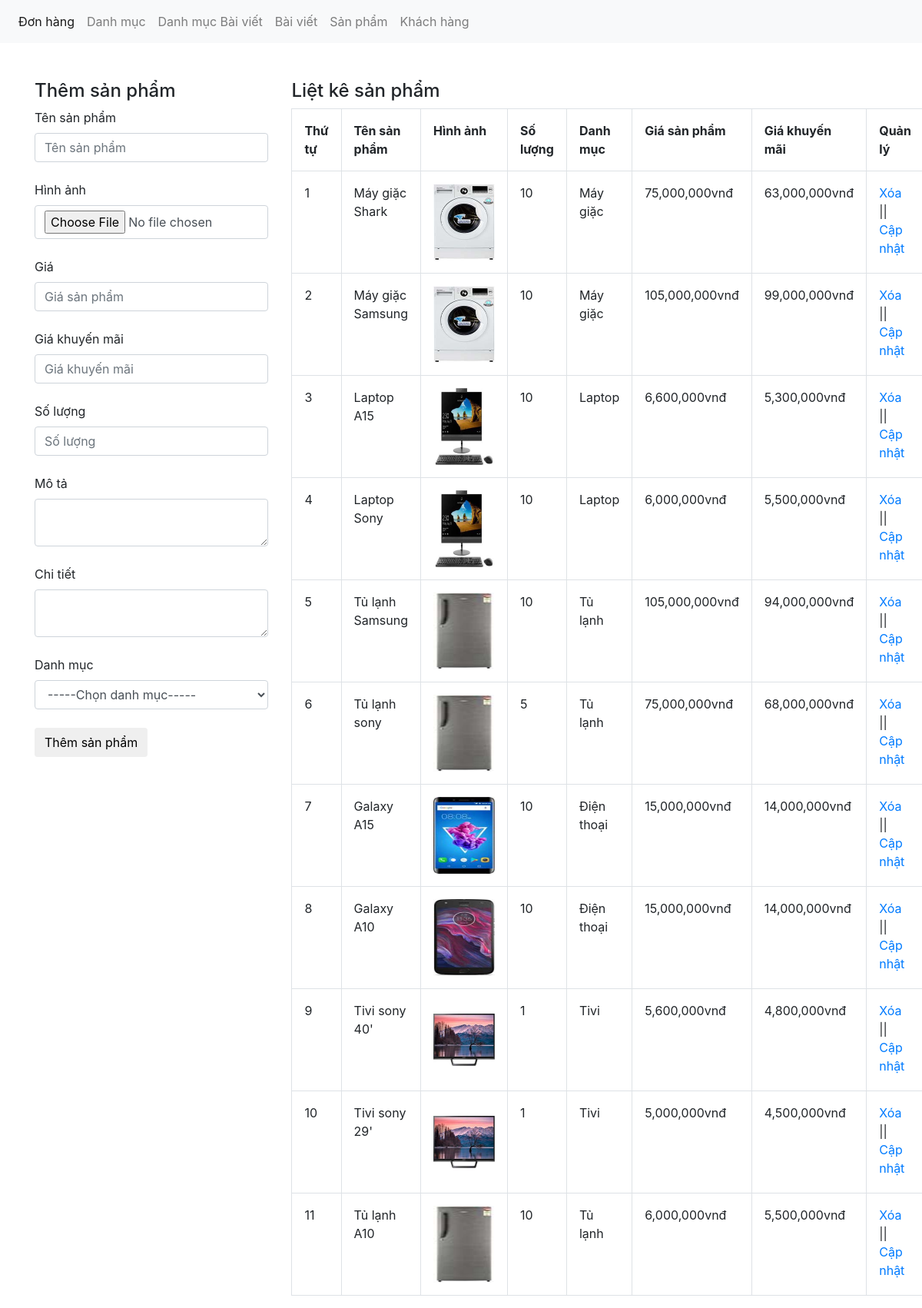
Screenshot of /admin/xulysanpham.php with the database file from the repository.
### tables this page shows
CREATE TABLE `tbl_sanpham` (
  `sanpham_id` int(11) NOT NULL,
  `category_id` int(11) NOT NULL,
  `sanpham_name` varchar(255) NOT NULL,
  `sanpham_chitiet` text NOT NULL,
  `sanpham_mota` text NOT NULL,
  `sanpham_gia` varchar(100) NOT NULL,
  `sanpham_giakhuyenmai` varchar(100) NOT NULL,
  `sanpham_active` int(11) NOT NULL,
  `sanpham_hot` int(11) NOT NULL,
  `sanpham_soluong` int(11) NOT NULL,
  `sanpham_image` varchar(50) NOT NULL
);

CREATE TABLE `tbl_category` (
  `category_id` int(11) NOT NULL,
  `category_name` varchar(50) NOT NULL
);

### admin/xulysanpham.php (the view, shortened to what this page needs)
<?php
	include('../db/connect.php');
?>
<!DOCTYPE html>
<html lang="en">
<head>
	<link href="../css/bootstrap.css" rel="stylesheet" type="text/css" media="all" />
</head>
<body>
	<nav class="navbar navbar-expand-lg navbar-light bg-light">
	  <div class="collapse navbar-collapse" id="navbarNav">
	    <ul class="navbar-nav">
	      <li class="nav-item active">
	        <a class="nav-link" href="xulydonhang.php">Đơn hàng <span class="sr-only">(current)</span></a>
	      </li>
	      <li class="nav-item">
	        <a class="nav-link" href="xulydanhmuc.php">Danh mục</a>
	      </li>
	       <li class="nav-item">
	        <a class="nav-link" href="xulydanhmucbaiviet.php">Danh mục Bài viết</a>
	      </li>
	         <li class="nav-item">
	        <a class="nav-link" href="xulybaiviet.php">Bài viết</a>
	      </li>
	      <li class="nav-item">
	        <a class="nav-link" href="xulysanpham.php">Sản phẩm</a>
	      </li>
	       <li class="nav-item">
	        <a class="nav-link" href="xulykhachhang.php">Khách hàng</a>
	      </li>
	    </ul>
	  </div>
	</nav><br><br>
	<div class="container">
		<div class="row">
		<?php
			if(isset($_GET['quanly'])=='capnhat'){
				$id_capnhat = $_GET['capnhat_id'];
				$sql_capnhat = mysqli_query($con,"SELECT * FROM tbl_sanpham WHERE sanpham_id='$id_capnhat'");
				$row_capnhat = mysqli_fetch_array($sql_capnhat);
				$id_category_1 = $row_capnhat['category_id'];
				?>
				<div class="col-md-4">
				<h4>Cập nhật sản phẩm</h4>
				<form action="" method="POST" enctype="multipart/form-data">
					<label>Tên sản phẩm</label>
					<input type="text" class="form-control" name="tensanpham" value="<?php echo $row_capnhat['sanpham_name'] ?>"><br>
					<input type="hidden" class="form-control" name="id_update" value="<?php echo $row_capnhat['sanpham_id'] ?>">
					<label>Hình ảnh</label>
					<input type="file" class="form-control" name="hinhanh"><br>
					<img src="../uploads/<?php echo $row_capnhat['sanpham_image'] ?>" height="80" width="80"><br>
					<label>Giá</label>
					<input type="text" class="form-control" name="giasanpham" value="<?php echo $row_capnhat['sanpham_gia'] ?>"><br>
					<label>Giá khuyến mãi</label>
					<input type="text" class="form-control" name="giakhuyenmai" value="<?php echo $row_capnhat['sanpham_giakhuyenmai'] ?>"><br>
					<label>Số lượng</label>
					<input type="text" class="form-control" name="soluong" value="<?php echo $row_capnhat['sanpham_soluong'] ?>"><br>
					<label>Mô tả</label>
					<textarea class="form-control" rows="10" name="mota"><?php echo $row_capnhat['sanpham_mota'] ?></textarea><br>
					<label>Chi tiết</label>
					<textarea class="form-control" rows="10" name="chitiet"><?php echo $row_capnhat['sanpham_chitiet'] ?></textarea><br>
					<label>Danh mục</label>
					<?php
					$sql_danhmuc = mysqli_query($con,"SELECT * FROM tbl_category ORDER BY category_id DESC");
					?>
					<select name="danhmuc" class="form-control">
						<option value="0">-----Chọn danh mục-----</option>
						<?php
						while($row_danhmuc = mysqli_fetch_array($sql_danhmuc)){
							if($id_category_1==$row_danhmuc['category_id']){
						?>
						<option selected value="<?php echo $row_danhmuc['category_id'] ?>"><?php echo $row_danhmuc['category_name'] ?></option>
						<?php
							}else{
						?>
						<option value="<?php echo $row_danhmuc['category_id'] ?>"><?php echo $row_danhmuc['category_name'] ?></option>
						<?php
							}
						}
						?>
					</select><br>
					<input type="submit" name="capnhatsanpham" value="Cập nhật sản phẩm" class="btn btn-default">
				</form>
				</div>
			<?php
			}else{
				?>
				<div class="col-md-4">
				<h4>Thêm sản phẩm</h4>
				<form action="" method="POST" enctype="multipart/form-data">
					<label>Tên sản phẩm</label>
					<input type="text" class="form-control" name="tensanpham" placeholder="Tên sản phẩm"><br>
					<label>Hình ảnh</label>
					<input type="file" class="form-control" name="hinhanh"><br>
					<label>Giá</label>
					<input type="number" class="form-control" name="giasanpham" placeholder="Giá sản phẩm" min="1" max="1000000000"><br>
					<label>Giá khuyến mãi</label>
					<input type="number" class="form-control" name="giakhuyenmai" placeholder="Giá khuyến mãi" min="1" max="1000000000"><br>
					<label>Số lượng</label>
					<input type="number" class="form-control" name="soluong" placeholder="Số lượng" min="1" max="500"> <br>
					<label>Mô tả</label>
					<textarea class="form-control" name="mota"></textarea><br>
					<label>Chi tiết</label>
					<textarea class="form-control" name="chitiet"></textarea><br>
					<label>Danh mục</label>
					<select name="danhmuc" class="form-control">
						<option value="0">-----Chọn danh mục-----</option>
					</select><br>
					<input type="submit" name="themsanpham" value="Thêm sản phẩm" class="btn btn-default">
				</form>
				</div>
				<?php
			}
				?>
			<div class="col-md-8">
				<h4>Liệt kê sản phẩm</h4>
				<?php
				$sql_select_sp = mysqli_query($con,"SELECT * FROM tbl_sanpham,tbl_category WHERE tbl_sanpham.category_id=tbl_category.category_id ORDER BY tbl_sanpham.sanpham_id DESC");
				?>
				<table class="table table-bordered ">
					<tr>
						<th>Thứ tự</th>
						<th>Tên sản phẩm</th>
						<th>Hình ảnh</th>
						<th>Số lượng</th>
						<th>Danh mục</th>
						<th>Giá sản phẩm</th>
						<th>Giá khuyến mãi</th>
						<th>Quản lý</th>
					</tr>
					<?php
					$i = 0;
					while($row_sp = mysqli_fetch_array($sql_select_sp)){
						$i++;
					?>
					<tr>
						<td><?php echo $i ?></td>
						<td><?php echo $row_sp['sanpham_name'] ?></td>
						<td><img src="../uploads/<?php echo $row_sp['sanpham_image'] ?>" height="100" width="80"></td>
						<td><?php echo $row_sp['sanpham_soluong'] ?></td>
						<td><?php echo $row_sp['category_name'] ?></td>
						<td><?php echo number_format($row_sp['sanpham_gia']).'vnđ' ?></td>
						<td><?php echo number_format($row_sp['sanpham_giakhuyenmai']).'vnđ' ?></td>
						<td><a href="?xoa=<?php echo $row_sp['sanpham_id'] ?>">Xóa</a> || <a href="xulysanpham.php?quanly=capnhat&capnhat_id=<?php echo $row_sp['sanpham_id'] ?>">Cập nhật</a></td>
					</tr>
				<?php
					}
					?>
				</table>
			</div>
		</div>
	</div>
</body>
</html>

### rows the page displays
tbl_sanpham: sanpham_name "Máy giặc Shark", sanpham_image (picture), sanpham_soluong "10", category.category_name "Máy giặc", sanpham_gia "75,000,000", sanpham_giakhuyenmai "63,000,000"
tbl_sanpham: sanpham_name "Máy giặc Samsung", sanpham_image (picture), sanpham_soluong "10", category.category_name "Máy giặc", sanpham_gia "105,000,000", sanpham_giakhuyenmai "99,000,000"
tbl_sanpham: sanpham_name "Laptop A15", sanpham_image (picture), sanpham_soluong "10", category.category_name "Laptop", sanpham_gia "6,600,000", sanpham_giakhuyenmai "5,300,000"
tbl_sanpham: sanpham_name "Laptop Sony", sanpham_image (picture), sanpham_soluong "10", category.category_name "Laptop", sanpham_gia "6,000,000", sanpham_giakhuyenmai "5,500,000"
tbl_sanpham: sanpham_name "Tủ lạnh Samsung", sanpham_image (picture), sanpham_soluong "10", category.category_name "Tủ lạnh", sanpham_gia "105,000,000", sanpham_giakhuyenmai "94,000,000"
tbl_sanpham: sanpham_name "Tủ lạnh sony", sanpham_image (picture), sanpham_soluong "5", category.category_name "Tủ lạnh", sanpham_gia "75,000,000", sanpham_giakhuyenmai "68,000,000"
tbl_sanpham: sanpham_name "Galaxy A15", sanpham_image (picture), sanpham_soluong "10", category.category_name "Điện thoại", sanpham_gia "15,000,000", sanpham_giakhuyenmai "14,000,000"
tbl_sanpham: sanpham_name "Galaxy A10", sanpham_image (picture), sanpham_soluong "10", category.category_name "Điện thoại", sanpham_gia "15,000,000", sanpham_giakhuyenmai "14,000,000"
tbl_sanpham: sanpham_name "Tivi sony 40'", sanpham_image (picture), sanpham_soluong "1", category.category_name "Tivi", sanpham_gia "5,600,000", sanpham_giakhuyenmai "4,800,000"
tbl_sanpham: sanpham_name "Tivi sony 29'", sanpham_image (picture), sanpham_soluong "1", category.category_name "Tivi", sanpham_gia "5,000,000", sanpham_giakhuyenmai "4,500,000"
tbl_sanpham: sanpham_name "Tủ lạnh A10", sanpham_image (picture), sanpham_soluong "10", category.category_name "Tủ lạnh", sanpham_gia "6,000,000", sanpham_giakhuyenmai "5,500,000"
